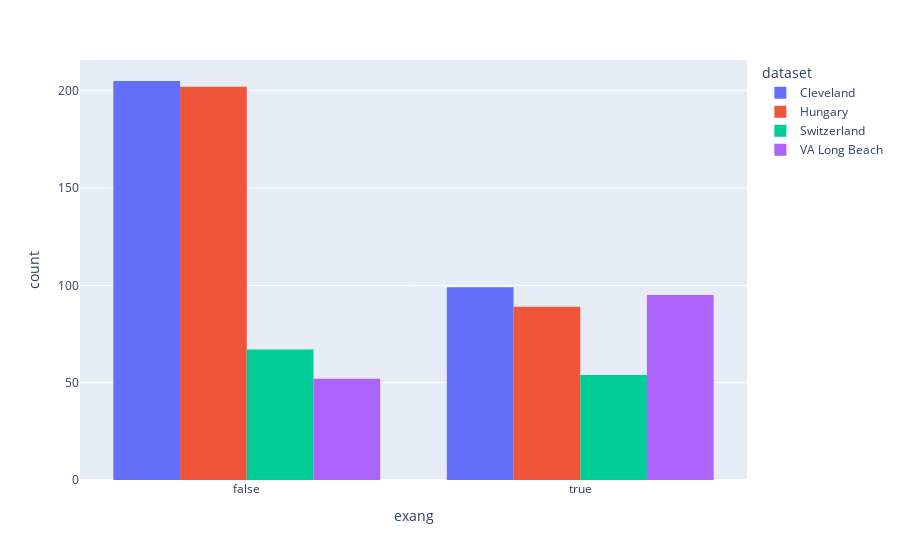

Write notebook code for a chart like this one.
### Code cell
plt.figure(figsize=(10,6))

fig = px.histogram(df, x='exang', color='dataset', barmode='group')
fig.show()

### Figure 1 — Plotly figure (JSON) as saved in the notebook; plotly's stock layout.template omitted (floating-point values rounded to 4 significant figures; data arrays with more than 128 entries replaced by an {"elided": "..."} marker saying what was removed)
{"data": [{"alignmentgroup": "True", "bingroup": "x", "hovertemplate": "dataset=Cleveland<br>exang=%{x}<br>count=%{y}<extra></extra>", "legendgroup": "Cleveland", "marker": {"color": "#636efa", "pattern": {"shape": ""}}, "name": "Cleveland", "offsetgroup": "Cleveland", "orientation": "v", "showlegend": true, "type": "histogram", "x": {"elided": "304 bool values"}, "xaxis": "x", "yaxis": "y"}, {"alignmentgroup": "True", "bingroup": "x", "hovertemplate": "dataset=Hungary<br>exang=%{x}<br>count=%{y}<extra></extra>", "legendgroup": "Hungary", "marker": {"color": "#EF553B", "pattern": {"shape": ""}}, "name": "Hungary", "offsetgroup": "Hungary", "orientation": "v", "showlegend": true, "type": "histogram", "x": {"elided": "292 bool values"}, "xaxis": "x", "yaxis": "y"}, {"alignmentgroup": "True", "bingroup": "x", "hovertemplate": "dataset=Switzerland<br>exang=%{x}<br>count=%{y}<extra></extra>", "legendgroup": "Switzerland", "marker": {"color": "#00cc96", "pattern": {"shape": ""}}, "name": "Switzerland", "offsetgroup": "Switzerland", "orientation": "v", "showlegend": true, "type": "histogram", "x": [false, true, true, false, false, false, true, false, true, false, false, true, true, false, true, true, false, false, true, true, true, false, true, false, false, true, true, true, true, false, false, false, false, false, false, false, true, true, true, false, false, false, true, false, false, true, true, false, true, false, false, false, false, false, false, false, false, false, true, false, true, true, false, true, true, true, true, false, false, true, true, false, false, false, true, true, false, false, true, true, true, false, false, true, false, true, false, false, true, true, false, false, true, false, true, true, true, false, false, false, true, false, true, true, false, true, true, false, false, false, false, true, false, true, false, false, null, true, true, false, false, false], "xaxis": "x", "yaxis": "y"}, {"alignmentgroup": "True", "bingroup": "x", "hovertemplate": "dataset=VA Long Beach<br>exang=%{x}<br>count=%{y}<extra></extra>", "legendgroup": "VA Long Beach", "marker": {"color": "#ab63fa", "pattern": {"shape": ""}}, "name": "VA Long Beach", "offsetgroup": "VA Long Beach", "orientation": "v", "showlegend": true, "type": "histogram", "x": {"elided": "200 bool values"}, "xaxis": "x", "yaxis": "y"}], "layout": {"barmode": "group", "legend": {"title": {"text": "dataset"}, "tracegroupgap": 0}, "margin": {"t": 60}, "xaxis": {"anchor": "y", "domain": [0, 1], "title": {"text": "exang"}}, "yaxis": {"anchor": "x", "domain": [0, 1], "title": {"text": "count"}}}}
